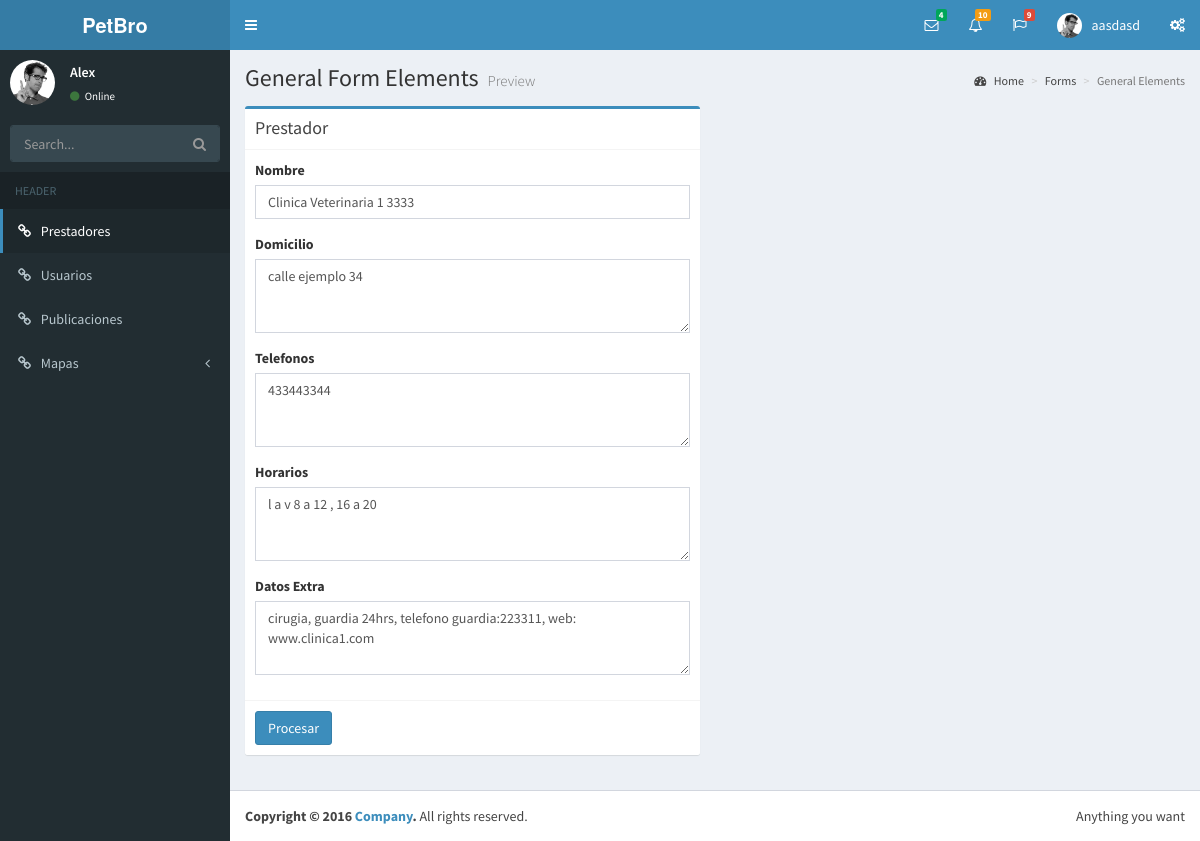
/pet/prestador.php?id=1, run on the app's committed database.
### tables this page shows
CREATE TABLE IF NOT EXISTS `prestadores` (
  `id` int(11) NOT NULL AUTO_INCREMENT,
  `nombre` varchar(200) NOT NULL,
  `domicilio` varchar(200) NOT NULL,
  `lat_long` varchar(100) NOT NULL,
  `telefonos` varchar(150) NOT NULL,
  `horarios` varchar(100) NOT NULL,
  `extra` mediumtext NOT NULL,
  `rubro_id` int(4) NOT NULL,
  PRIMARY KEY (`id`)
);

### pet/prestador.php (the view, shortened to what this page needs)
<?php
include_once("_header.php");
include_once("_aside.php");
@$id = intval($_GET['id']);
if ($id > 0){
  $consulta =" select *  from prestadores where id = $id";
  $query = mysql_query($consulta);
  if (mysql_num_rows($query)==1){
    $nombre = mysql_result($query,0,'nombre');
    $domicilio = mysql_result($query,0,'domicilio');
    $telefonos = mysql_result($query,0,'telefonos');
    $horarios = mysql_result($query,0,'horarios');
    $extra = mysql_result($query,0,'extra');
  }
}else{
  $lat =-32.9476362;
      $long =-60.6297235;
}
?>
  <div class="content-wrapper">
    <section class="content-header">
      <h1>
        General Form Elements
        <small>Preview</small>
      </h1>
      <ol class="breadcrumb">
        <li><a href="#"><i class="fa fa-dashboard"></i> Home</a></li>
        <li><a href="#">Forms</a></li>
        <li class="active">General Elements</li>
      </ol>
    </section>
    <section class="content">
      <div class="row">
        <div class="col-md-6">
          <div class="box box-primary">
            <div class="box-header with-border">
              <h3 class="box-title">Prestador</h3>
            </div>
            <form role="form" method='post' action='prestador_updt.php'>
              <?php
              print ("<input type='hidden' name='id' value='$id'>
              <div class='box-body'>
                <div class='form-group'>
                  <label for='exampleInputEmail1'>Nombre</label>
                  <input type='text' name='nombre' class='form-control' id='exampleInputEmail1' placeholder='Ingrese Nombre del Prestador' value='$nombre'>
                </div>
                <div class='form-group'>
                  <label>Domicilio</label>
                  <textarea class='form-control' name='domicilio'  rows='3' placeholder='Enter ...'>$domicilio</textarea>
                </div>
                <div class='form-group'>
                  <label>Telefonos</label>
                  <textarea class='form-control' name='telefonos'  rows='3' placeholder='Enter ...'>$telefonos</textarea>
                </div>
                <div class='form-group'>
                  <label>Horarios</label>
                  <textarea class='form-control' name='horarios'  rows='3' placeholder='Enter ...'>$horarios</textarea>
                </div>
                <div class='form-group'>
                  <label>Datos Extra</label>
                  <textarea class='form-control' name='extra'  rows='3' placeholder='Enter ...'>$extra</textarea>
                </div>
                ");
                ?>
              </div>
              <div class='box-footer'>
                <button type='submit' class='btn btn-primary'>Procesar</button>
              </div>
            </form>
          </div>
        </div>
      </div>
    </section>
  </div>
   <?php
include_once("_footer.php");
?>

### data on the page
prestadores: nombre "Clinica Veterinaria 1 3333", domicilio "calle ejemplo 34", telefonos "433443344", horarios "l a v 8 a 12 , 16 a 20", extra "cirugia, guardia 24hrs, telefono guardia:223311, web: www.clinica1.com"
